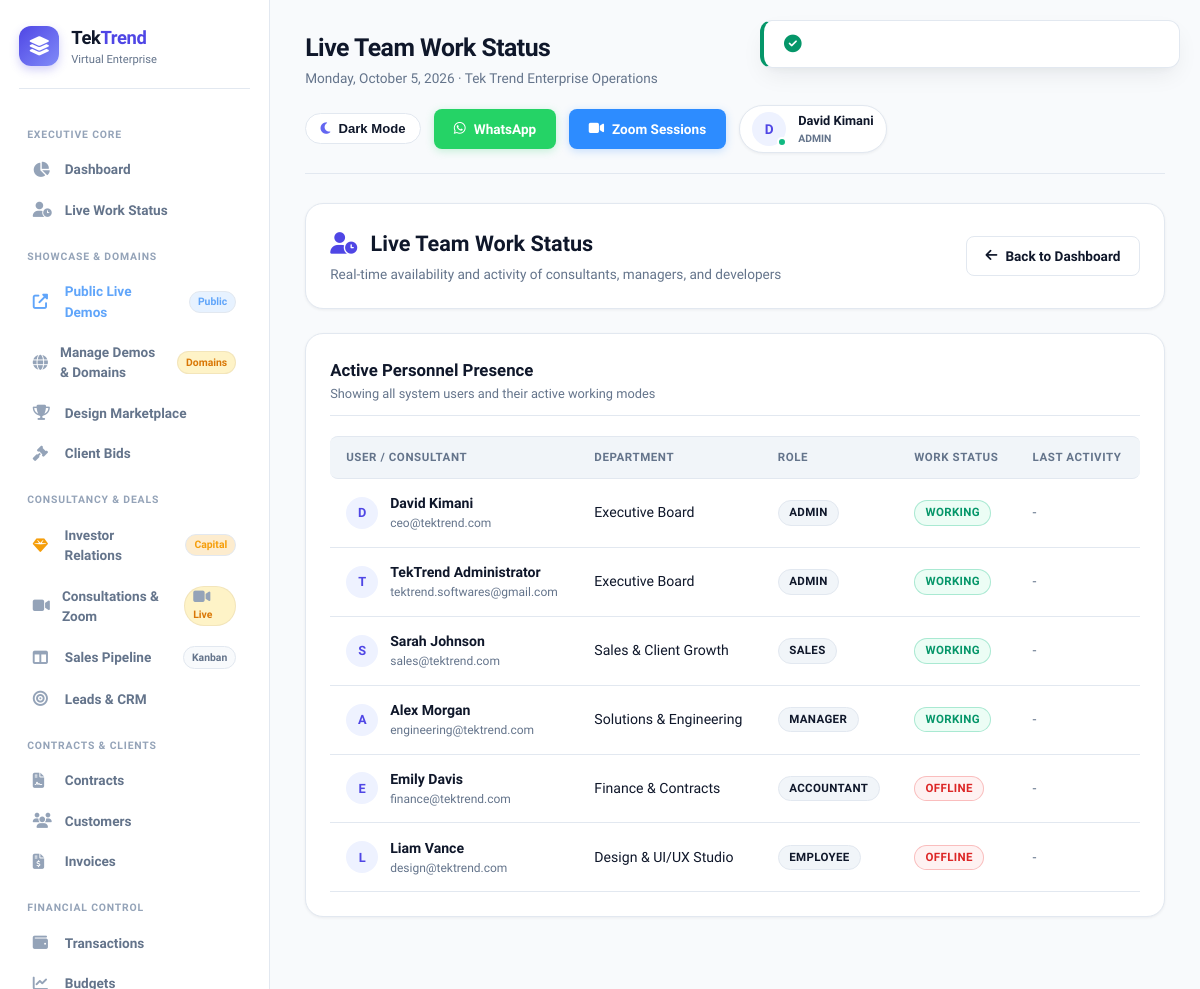
Page /public/dashboard/work-status (signed in) on the committed database.
### tables this page shows
CREATE TABLE `users` (
    `id` INT UNSIGNED NOT NULL AUTO_INCREMENT,
    `department_id` INT UNSIGNED DEFAULT NULL,
    `employee_id` VARCHAR(20) NOT NULL,
    `first_name` VARCHAR(50) NOT NULL,
    `last_name` VARCHAR(50) NOT NULL,
    `email` VARCHAR(100) NOT NULL,
    `phone` VARCHAR(20) DEFAULT NULL,
    `password` VARCHAR(255) NOT NULL,
    `role` ENUM('admin','manager','employee','accountant','sales','support') DEFAULT 'employee',
    `position` VARCHAR(100) DEFAULT NULL,
    `avatar` VARCHAR(255) DEFAULT NULL,
    `status` ENUM('active','inactive','suspended') DEFAULT 'active',
    `last_login` TIMESTAMP NULL DEFAULT NULL,
    `last_activity` TIMESTAMP NULL DEFAULT NULL,
    `is_online` TINYINT(1) DEFAULT 0,
    `work_status` ENUM('offline','working','away','break','meeting') DEFAULT 'offline',
    `created_at` TIMESTAMP DEFAULT CURRENT_TIMESTAMP,
    `updated_at` TIMESTAMP DEFAULT CURRENT_TIMESTAMP ON UPDATE CURRENT_TIMESTAMP,
    PRIMARY KEY (`id`),
    UNIQUE KEY `email` (`email`),
    UNIQUE KEY `employee_id` (`employee_id`),
    KEY `department_id` (`department_id`),
    KEY `is_online` (`is_online`),
    KEY `work_status` (`work_status`)
);

CREATE TABLE `departments` (
    `id` INT UNSIGNED NOT NULL AUTO_INCREMENT,
    `name` VARCHAR(100) NOT NULL,
    `slug` VARCHAR(100) NOT NULL,
    `description` TEXT,
    `head_id` INT UNSIGNED DEFAULT NULL,
    `color` VARCHAR(7) DEFAULT '#3b82f6',
    `status` ENUM('active','inactive') DEFAULT 'active',
    `created_at` TIMESTAMP DEFAULT CURRENT_TIMESTAMP,
    `updated_at` TIMESTAMP DEFAULT CURRENT_TIMESTAMP ON UPDATE CURRENT_TIMESTAMP,
    PRIMARY KEY (`id`),
    UNIQUE KEY `slug` (`slug`),
    KEY `head_id` (`head_id`)
);

### app/views/dashboard/work-status.php (the view, shortened to what the rows shown need)
<div class="card mb-4">
    <div style="display: flex; justify-content: space-between; align-items: center; flex-wrap: wrap; gap: 1rem;">
        <div>
            <h2 style="font-size: 1.35rem; font-weight: 800; color: var(--text-main); margin-bottom: 0.25rem;">
                <i class="fas fa-user-clock" style="color: var(--primary); margin-right: 0.5rem;"></i> Live Team Work Status
            </h2>
            <p style="color: var(--text-muted); font-size: 0.85rem;">Real-time availability and activity of consultants, managers, and developers</p>
        </div>
        <a href="<?= eurl('/dashboard') ?>" class="btn btn-outline">
            <i class="fas fa-arrow-left"></i> Back to Dashboard
        </a>
    </div>
</div>
<div class="card">
    <div class="card-header">
        <div>
            <h3 class="card-title">Active Personnel Presence</h3>
            <p class="card-subtitle">Showing all system users and their active working modes</p>
        </div>
    </div>
    <div class="table-responsive">
        <table class="table">
            <thead>
                <tr>
                    <th>User / Consultant</th>
                    <th>Department</th>
                    <th>Role</th>
                    <th>Work Status</th>
                    <th>Last Activity</th>
                </tr>
            </thead>
            <tbody>
                <?php if (empty($users)): ?>
                    <tr><td colspan="5" style="text-align: center; color: var(--text-muted); padding: 2rem;">No users found.</td></tr>
                <?php else: ?>
                    <?php foreach ($users as $u): ?>
                        <tr>
                            <td>
                                <div style="display: flex; align-items: center; gap: 0.75rem;">
                                    <div style="width: 32px; height: 32px; border-radius: 50%; background: var(--primary-light); color: var(--primary); display: flex; align-items: center; justify-content: center; font-weight: 700; font-size: 0.8rem;">
                                        <?= strtoupper(substr($u['first_name'], 0, 1)) ?>
                                    </div>
                                    <div>
                                        <strong style="color: var(--text-main);"><?= sanitize($u['first_name'] . ' ' . $u['last_name']) ?></strong>
                                        <div style="font-size: 0.75rem; color: var(--text-muted);"><?= sanitize($u['email']) ?></div>
                                    </div>
                                </div>
                            </td>
                            <td><span style="color: var(--text-main); font-weight: 500;"><?= sanitize($u['department_name'] ?? 'General') ?></span></td>
                            <td><span class="badge" style="background: var(--bg-card-subtle); color: var(--text-main); border: 1px solid var(--border);"><?= ucfirst(sanitize($u['role'])) ?></span></td>
                            <td><span class="badge <?= sanitize($u['work_status'] ?? 'offline') ?>"><?= ucfirst(str_replace('_', ' ', sanitize($u['work_status'] ?? 'offline'))) ?></span></td>
                            <td style="color: var(--text-muted);"><?= timeAgo($u['last_activity'] ?? $u['last_login']) ?></td>
                        </tr>
                    <?php endforeach; ?>
                <?php endif; ?>
            </tbody>
        </table>
    </div>
</div>

### app/core/Router.php (shortened to what the rows shown need)
<?php
class Router {
    private $routes = [];
    private function addRoute($method, $path, $handler, $middleware = []) {
        $this->routes[] = [
            'method'      => $method,
            'path'        => $path,
            'handler'     => $handler,
            'middleware'  => $middleware
        ];
    }
    public function dispatch() {
        $method = $_SERVER['REQUEST_METHOD'];
        $requestPath = parse_url($_SERVER['REQUEST_URI'], PHP_URL_PATH);
        $basePath = rtrim(str_replace(basename($_SERVER['SCRIPT_NAME']), '', $_SERVER['SCRIPT_NAME']), '/');
        if ($basePath && strpos($requestPath, $basePath) === 0) {
            $requestPath = substr($requestPath, strlen($basePath));
        }
        $requestPath = '/' . ltrim($requestPath, '/');
        foreach ($this->routes as $route) {
            if ($route['method'] !== 'ANY' && $route['method'] !== $method) {
                continue;
            }
            $pattern = preg_replace('#\{[^}]+\}#', '([^/]+)', $route['path']);
            $pattern = '#^' . $pattern . '$#';
            if (preg_match($pattern, $requestPath, $matches)) {
                $params = [];
                $this->executeHandler($route['handler'], $params);
                return;
            }
        }
    }
    private function executeHandler($handler, $params = []) {
        if (is_string($handler)) {
            $parts = explode('@', $handler);
            if (count($parts) === 2) {
                $controllerName = $parts[0];
                $methodName = $parts[1];
                if (class_exists($controllerName)) {
                    $controller = new $controllerName();
                    if (method_exists($controller, $methodName)) {
                        call_user_func_array([$controller, $methodName], $params);
                        return;
                    }
                }
            }
        }
    }
}

### rows in the picture
users: first_name "D", first_name+last_name "David Kimani", email "ceo@tektrend.com", department.name "Executive Board", role "ADMIN", work_status "WORKING", timeAgo($u['last_activity'] ?? $u['last_login']) "-"
users: first_name "T", first_name+last_name "TekTrend Administrator", email "tektrend.softwares@gmail.com", department.name "Executive Board", role "ADMIN", work_status "WORKING", timeAgo($u['last_activity'] ?? $u['last_login']) "-"
users: first_name "S", first_name+last_name "Sarah Johnson", email "sales@tektrend.com", department.name "Sales & Client Growth", role "SALES", work_status "WORKING", timeAgo($u['last_activity'] ?? $u['last_login']) "-"
users: first_name "A", first_name+last_name "Alex Morgan", email "engineering@tektrend.com", department.name "Solutions & Engineering", role "MANAGER", work_status "WORKING", timeAgo($u['last_activity'] ?? $u['last_login']) "-"
users: first_name "E", first_name+last_name "Emily Davis", email "finance@tektrend.com", department.name "Finance & Contracts", role "ACCOUNTANT", work_status "OFFLINE", timeAgo($u['last_activity'] ?? $u['last_login']) "-"
users: first_name "L", first_name+last_name "Liam Vance", email "design@tektrend.com", department.name "Design & UI/UX Studio", role "EMPLOYEE", work_status "OFFLINE", timeAgo($u['last_activity'] ?? $u['last_login']) "-"
